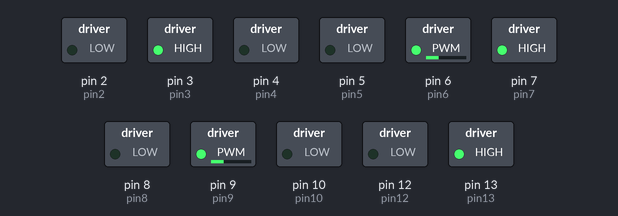
The sketch below on a simulated Arduino Uno, built with avr-gcc and run on an emulated ATmega328P. On the bench: switched loads named in the sketch (green lamp = pin HIGH).

Above: at 1.1 s.
At 3.0 s:
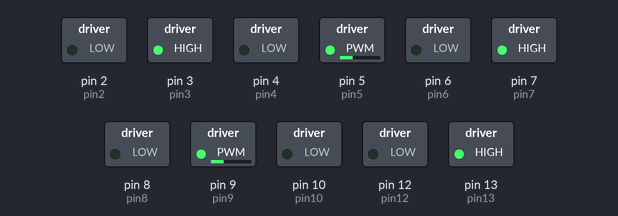
At 4.55 s:
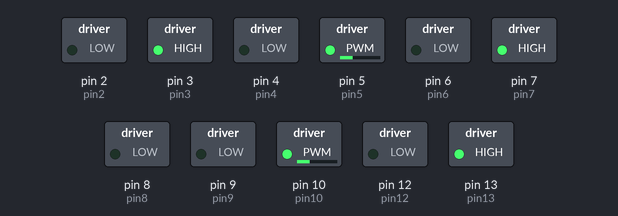
At 7.31 s:
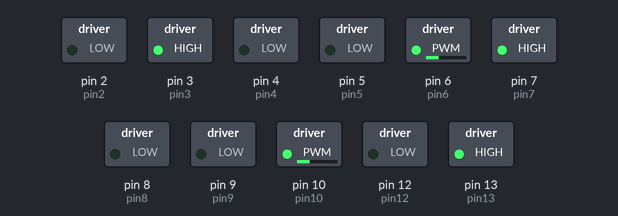
At 13.8 s:
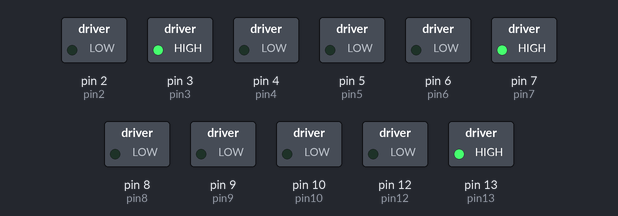
Timing chart, 0 to 15.3 s (numbered marks = the images above):
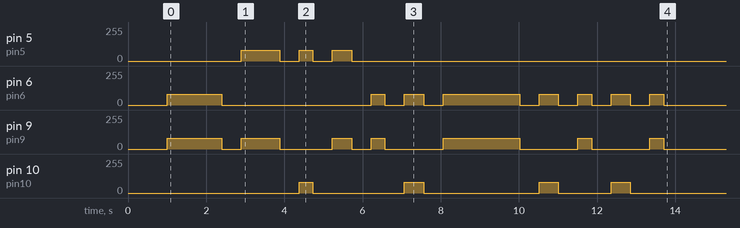

Measured:
- by itself, pin 5 (pin5): goes 80/255 0.98 s, 0/255 0.50 s, 80/255 0.35 s, 0/255 0.50 s, 80/255 0.49 s, then 0/255
- by itself, pin 6 (pin6): 0/255 → 80/255 at 1.0 s, → 0/255 1.4 s later, → 80/255 3.8 s later, → 0/255 0.35 s later, … (16 changes in this stretch)
- by itself, pin 9 (pin9): 0/255 → 80/255 at 1.0 s, → 0/255 1.4 s later, → 80/255 0.50 s later, → 0/255 0.98 s later, … (14 changes in this stretch)
- by itself, pin 10 (pin10): 0/255 → 80/255 at 4.4 s, → 0/255 0.35 s later, → 80/255 2.3 s later, → 0/255 0.49 s later, … (8 changes in this stretch)

The sketch:

CHALLENGE_2.ino
```cpp
enum State {YELLOW, RED, BLUE, DARK};
State color = DARK;
State prev = DARK;

bool tracking_bool = true;
bool collision_absence = true;

int pin2 = 2; //horn
int pin4 = 4; //headlights
int pin8 = 8;
int pin3 = 3; //power white light
int pin12 = 12; //brake lights
int ambient_light_analog = 0;
int value = 0;

int val1 = 0;

// motor declarations
int pivot_period = 1000;
int turn_period = 1000;
int power = 80;

// motor pins
int pin9 = 9;
int pin10 = 10;
int pin5 = 5;
int pin6 = 6;

// enable pins
int pin13 = 13;
int pin7 = 7;

int counter = 0;

int value1 = 0;
int value2 = 0;
int value3 = 0;
int value4 = 0;

float calibrate_me = 1400;


void setup() {
  Serial.begin(9600);
  pinMode(pin3, OUTPUT);
  digitalWrite(pin3, HIGH); // power white LED

  // motor setup
  pinMode(pin13, OUTPUT);
  pinMode(pin9, OUTPUT);
  pinMode(pin10, OUTPUT);
  pinMode(pin5, OUTPUT);
  pinMode(pin6, OUTPUT);
  pinMode(pin7, OUTPUT);
  pinMode(pin8, OUTPUT); //ambient light sensor
  pinMode(pin4, OUTPUT); //headlights
  digitalWrite(pin13, HIGH); // enable1 pin
  digitalWrite(pin7, HIGH); // enable2 pin
  delay(1000);

  pinMode(pin12, OUTPUT); //brakes

  pinMode(pin2, OUTPUT);//horn

}

void loop() {
  if(counter == 0){
    forward_motion(pin5, pin6, pin10, pin9, power, power, calibrate_me);
    delay(500);
    pivotleft(pin5, pin6, pin10, pin9, power, power, calibrate_me * 0.70);
    delay(500);
    backward_motion(pin5, pin6, pin10, pin9, power, power, calibrate_me * 0.25);
    delay(500);
    pivotleft(pin5, pin6, pin10, pin9, power, power, calibrate_me * 0.35);
    delay(500);
    forward_motion(pin5, pin6, pin10, pin9, power, power, calibrate_me * 0.25);
    delay(500);
    pivotright(pin5, pin6, pin10, pin9, power, power, calibrate_me * 0.35);
    delay(500);
    forward_motion(pin5, pin6, pin10, pin9, power, power, calibrate_me * 1.4);
    delay(500);
    pivotright(pin5, pin6, pin10, pin9, power, power, calibrate_me * 0.35);
    delay(500);
    forward_motion(pin5, pin6, pin10, pin9, power, power, calibrate_me * 0.25);
    delay(500);
    pivotright(pin5, pin6, pin10, pin9, power, power, calibrate_me * 0.35);
    delay(500);
    forward_motion(pin5, pin6, pin10, pin9, power, power, calibrate_me * 0.25);
    delay(500);
    counter += 1;
  }

  if(counter >= 1){
    //send wifi;
  }
}


// //makes the bot move in a straight line and stop whenever it sees a certain color.
// void color_avoider(State COLOR){
//   int power = 80;
//   while(color != COLOR){
//     forward_motion(pin5, pin6, pin10, pin9, power, power, 40);
//     change_state();
//   }
//   return;
// }


// void line_tracker(State COLOR) {
//   int power = 80;
//   turn_period = 20;
//   while(tracking_bool) {
//     change_state();

//     while ((color == COLOR) && tracking_bool && collision_absence ) {
//       turnright(pin5, pin6, pin10, pin9, power, power, turn_period);
//       change_state();
//     }

//     while ((color != COLOR) && tracking_bool && collision_absence) {
//       turnleft(pin5, pin6, pin10, pin9, power, power, turn_period);
//       change_state();
//     }

//     while ((color == COLOR) && tracking_bool && collision_absence) {
//       turnleft(pin5, pin6, pin10, pin9, power, power, turn_period);
//       change_state();
//     }

//     while ((color != COLOR) && tracking_bool && collision_absence) {
//       turnright(pin5, pin6, pin10, pin9, power, power, turn_period);
//       change_state();
//     }
//   }
// }

// void change_state() {
//   collision_absence = true;
//   //color sensing
//   prev = color;
//   value1 = analogRead(A1);
//   value2 = analogRead(A1);
//   value3 = analogRead(A1);
//   value4 = analogRead(A1);

// //  if(value1 == value2 and value2 == value3 and value3 == value4){
// //    value = value1;
// //  }
//   value = value1;
//  //3rd color sensor Greige
//   //delay(300);
//   if((value < 65)) {
//     color = DARK;
//   } else if((65 < value) and (value < 80)) {
//     color = BLUE;
//   } else if((80 < value) and (value < 110)) {
//     color = RED;
//   } else if(110 < value) {
//     color = YELLOW;
//   }
// //
//   if (prev == YELLOW && color == BLUE) {
//     color = YELLOW;
//   }
//   delay(3);
//   Serial.print("COLOR = ");
// //  Serial.print(value);
//   Serial.println(color);
//   //collision sys
//   collision_sense();
//   if(collision_absence == false){
//     counter += 1;
//     loop();
//   }
// //  Serial.println(counter);
//   //ambient light sensing
//   ambient_light_sense();

// //  if(collision_absence == false){
// //    digitalWrite(pin12, HIGH);
// //  }
// //  if(collision_absence == true){
// //    digitalWrite(pin12, LOW);
// //  }

// }


// void ambient_light_sense(){
//   ambient_light_analog = analogRead(A0);
//   Serial.print("Analog reading: ");
//   Serial.println(ambient_light_analog);
//   if (ambient_light_analog > 7) {
//     digitalWrite(8, LOW);
//   } else if (ambient_light_analog < 7) {
//     digitalWrite(8, HIGH);
//     //tracking_bool = false;
//   }
// }

// void collision_sense(){
// //  Serial.println(collision_absence);
//   //val1 = 0;
//   val1 = analogRead(A2);
//   Serial.println(val1);


//   if (val1 <= 670) {
//     val1 = analogRead(A2);
//     //Serial.print("LOW");    // sets the output pin initially to LOW
//     //Serial.println(val1);
//     collision_absence = false;
//     digitalWrite(pin12, HIGH); //brake lights

//     //if(counter == 0){
//       //flash_headlights(pin4);
//       //horn(pin2);
//     //}
//     //counter = 5;
// //  Serial.println(val1);
//   }
//   if (val1 >= 670) {
//     val1 = analogRead(A2);
//     //Serial.println(val1);
//     //Serial.print("HIGH");    // sets output pin HIGH to activate special effects
//    // delay(1000);  // waits for a second
//     collision_absence = true;
//     digitalWrite(pin12, LOW); //brake lights
// //    Serial.println(val1);
//   }
//   Serial.println(val1);
// }

// motor control functions
void backward_motion(int rightwheel1, int rightwheel2, int leftwheel1, int leftwheel2, int analogright, int analogleft, int period){
  analogWrite(rightwheel2, 0);
  analogWrite(rightwheel1, analogright);
  analogWrite(leftwheel2, 0);
  analogWrite(leftwheel1, analogleft);
  delay(period);
  analogWrite(rightwheel1, 0);
  analogWrite(rightwheel2, 0);
  analogWrite(leftwheel2, 0);
  analogWrite(leftwheel1, 0);
}

void forward_motion(int rightwheel1, int rightwheel2, int leftwheel1, int leftwheel2, int analogright, int analogleft, int period){
  analogWrite(rightwheel2, analogright);
  analogWrite(rightwheel1, 0);
  analogWrite(leftwheel2, analogleft);
  analogWrite(leftwheel1, 0);
  delay(period);
  analogWrite(rightwheel1, 0);
  analogWrite(rightwheel2, 0);
  analogWrite(leftwheel1, 0);
  analogWrite(leftwheel2, 0);
}

void pivotright(int rightwheel1, int rightwheel2, int leftwheel1, int leftwheel2, int analogright, int analogleft, int period){
  analogWrite(rightwheel2, analogright);
  analogWrite(rightwheel1, 0);
  analogWrite(leftwheel2, 0);
  analogWrite(leftwheel1, analogleft);
  delay(period);
  analogWrite(rightwheel1, 0);
  analogWrite(rightwheel2, 0);
  analogWrite(leftwheel1, 0);
  analogWrite(leftwheel2, 0);
}

void pivotleft(int rightwheel1, int rightwheel2, int leftwheel1, int leftwheel2, int analogright, int analogleft, int period){
  analogWrite(rightwheel2, 0);
  analogWrite(rightwheel1, analogright);
  analogWrite(leftwheel2, analogleft);
  analogWrite(leftwheel1, 0);
  delay(period);
  analogWrite(rightwheel1, 0);
  analogWrite(rightwheel2, 0);
  analogWrite(leftwheel2, 0);
  analogWrite(leftwheel1, 0);
}

void turnright(int rightwheel1, int rightwheel2, int leftwheel1, int leftwheel2, int analogright, int analogleft, int period){
  analogWrite(rightwheel2, analogright);
  analogWrite(rightwheel1, 0);
  analogWrite(leftwheel2, analogleft/4);
  analogWrite(leftwheel1, 0);
  delay(period);
  analogWrite(rightwheel1, 0);
  analogWrite(rightwheel2, 0);
  analogWrite(leftwheel2, 0);
  analogWrite(leftwheel1, 0);
}


void turnleft(int rightwheel1, int rightwheel2, int leftwheel1, int leftwheel2, int analogright, int analogleft, int period){
  analogWrite(rightwheel2, analogright/4);
  analogWrite(rightwheel1, 0);
  analogWrite(leftwheel2, analogleft);
  analogWrite(leftwheel1, 0);
  delay(period);
  analogWrite(rightwheel1, 0);
  analogWrite(rightwheel2, 0);
  analogWrite(leftwheel1, 0);
  analogWrite(leftwheel2, 0);
}

// void horn(int pin){
//   int i = 0;
//   for(i=0; i<150; i++){
//     digitalWrite(pin, HIGH);
//     delay(5);
//     digitalWrite(pin, LOW);
//     delay(5);
//   }
// }


// void flash_headlights(int pin){
//   int i = 0;
//   for(i=0; i<2; i++){
//     digitalWrite(pin, HIGH);
//     delay(300);
//     digitalWrite(pin, LOW);
//     delay(500);

//     digitalWrite(pin, HIGH);
//     delay(300);
//     digitalWrite(pin, LOW);
//     delay(300);
//   }

// }

// void brake_lights(int pin){
//   digitalWrite(pin, HIGH);
//   delay(800);
//   digitalWrite(pin, LOW);
// }
```
